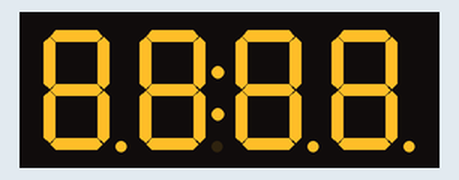
This sketch was run on a simulated Arduino Uno, built with avr-gcc and run on an emulated ATmega328P. Shown: 4-digit seven-segment display.

Above: at 0.08 s.

The sketch:

5_FND_all_segments_blink.ino
```cpp
#include <TM1637Display.h>

#define CLK 2
#define DIO 3

TM1637Display disp(CLK, DIO);

void setup(){
  disp.setBrightness(0);
}

void loop(){
//  FND.showNumberDecEx(1234, 0b01000000);	// 12:34(this FND has :)
//  disp.showNumberDec(4);	// ___4 (_ is blank)
//  disp.showNumberDec(4, true);	// 0004
  uint8_t data[] = {0xff, 0xff, 0xff, 0xff};
  for(int i=0; i<4; i++){	// all segments turn on and off
    disp.setBrightness(0);
    disp.setSegments(data);
    delay(100);
    disp.setBrightness(0,false);
    disp.setSegments(data);
    delay(100);
  }
}
```
